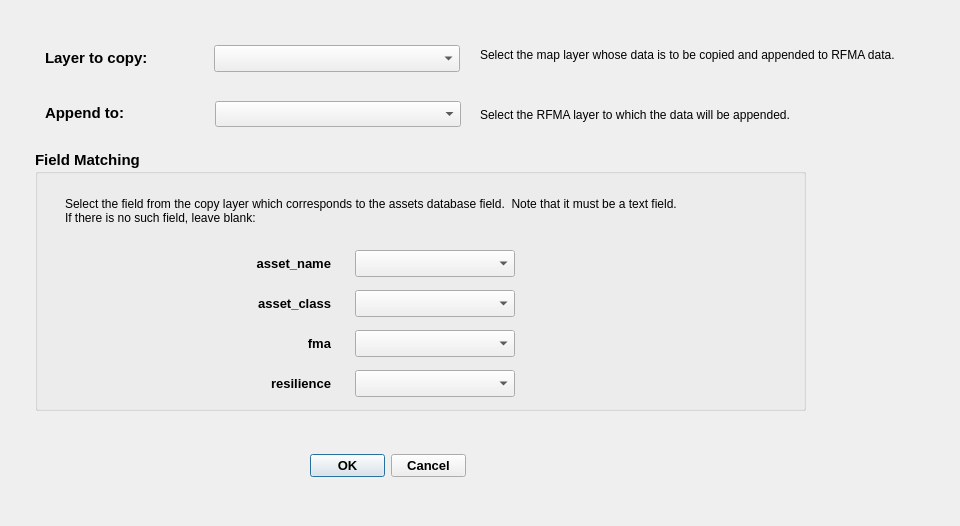
<?xml version="1.0" encoding="UTF-8"?>
<ui version="4.0">
 <class>AddAssetsDialog</class>
 <widget class="QDialog" name="AddAssetsDialog">
  <property name="geometry">
   <rect>
    <x>0</x>
    <y>0</y>
    <width>960</width>
    <height>526</height>
   </rect>
  </property>
  <property name="font">
   <font>
    <pointsize>11</pointsize>
   </font>
  </property>
  <property name="windowTitle">
   <string>Add existing assets data</string>
  </property>
  <widget class="QDialogButtonBox" name="buttonBox">
   <property name="geometry">
    <rect>
     <x>310</x>
     <y>450</y>
     <width>156</width>
     <height>32</height>
    </rect>
   </property>
   <property name="font">
    <font>
     <pointsize>10</pointsize>
     <weight>75</weight>
     <bold>true</bold>
    </font>
   </property>
   <property name="orientation">
    <enum>Qt::Horizontal</enum>
   </property>
   <property name="standardButtons">
    <set>QDialogButtonBox::Cancel|QDialogButtonBox::Ok</set>
   </property>
  </widget>
  <widget class="QgsMapLayerComboBox" name="cbx_map_layers">
   <property name="geometry">
    <rect>
     <x>214</x>
     <y>45</y>
     <width>246</width>
     <height>27</height>
    </rect>
   </property>
  </widget>
  <widget class="QLabel" name="label">
   <property name="geometry">
    <rect>
     <x>45</x>
     <y>45</y>
     <width>161</width>
     <height>26</height>
    </rect>
   </property>
   <property name="font">
    <font>
     <pointsize>11</pointsize>
     <weight>75</weight>
     <bold>true</bold>
    </font>
   </property>
   <property name="text">
    <string>Layer to copy:</string>
   </property>
  </widget>
  <widget class="QLabel" name="label_2">
   <property name="geometry">
    <rect>
     <x>45</x>
     <y>100</y>
     <width>161</width>
     <height>26</height>
    </rect>
   </property>
   <property name="font">
    <font>
     <pointsize>11</pointsize>
     <weight>75</weight>
     <bold>true</bold>
    </font>
   </property>
   <property name="text">
    <string>Append to:</string>
   </property>
  </widget>
  <widget class="QComboBox" name="cbx_postgis_tables">
   <property name="geometry">
    <rect>
     <x>215</x>
     <y>101</y>
     <width>246</width>
     <height>26</height>
    </rect>
   </property>
  </widget>
  <widget class="QGroupBox" name="groupBox">
   <property name="geometry">
    <rect>
     <x>35</x>
     <y>150</y>
     <width>771</width>
     <height>261</height>
    </rect>
   </property>
   <property name="font">
    <font>
     <weight>75</weight>
     <bold>true</bold>
    </font>
   </property>
   <property name="title">
    <string>Field Matching</string>
   </property>
   <widget class="QLabel" name="label_3">
    <property name="geometry">
     <rect>
      <x>30</x>
      <y>40</y>
      <width>681</width>
      <height>41</height>
     </rect>
    </property>
    <property name="font">
     <font>
      <pointsize>9</pointsize>
      <weight>50</weight>
      <bold>false</bold>
     </font>
    </property>
    <property name="text">
     <string>Select the field from the copy layer which corresponds to the assets database field.  Note that it must be a text field.
If there is no such field, leave blank:</string>
    </property>
   </widget>
   <widget class="QgsFieldComboBox" name="cbx_asset_name_field">
    <property name="geometry">
     <rect>
      <x>320</x>
      <y>100</y>
      <width>160</width>
      <height>27</height>
     </rect>
    </property>
   </widget>
   <widget class="QgsFieldComboBox" name="cbx_asset_fma_field">
    <property name="geometry">
     <rect>
      <x>320</x>
      <y>180</y>
      <width>160</width>
      <height>27</height>
     </rect>
    </property>
   </widget>
   <widget class="QgsFieldComboBox" name="cbx_asset_resilience_field">
    <property name="geometry">
     <rect>
      <x>320</x>
      <y>220</y>
      <width>160</width>
      <height>27</height>
     </rect>
    </property>
   </widget>
   <widget class="QgsFieldComboBox" name="cbx_asset_class_field">
    <property name="geometry">
     <rect>
      <x>320</x>
      <y>140</y>
      <width>160</width>
      <height>27</height>
     </rect>
    </property>
   </widget>
   <widget class="QLabel" name="label_4">
    <property name="geometry">
     <rect>
      <x>170</x>
      <y>105</y>
      <width>126</width>
      <height>16</height>
     </rect>
    </property>
    <property name="font">
     <font>
      <pointsize>10</pointsize>
      <weight>75</weight>
      <bold>true</bold>
     </font>
    </property>
    <property name="text">
     <string>asset_name</string>
    </property>
    <property name="alignment">
     <set>Qt::AlignRight|Qt::AlignTrailing|Qt::AlignVCenter</set>
    </property>
   </widget>
   <widget class="QLabel" name="label_5">
    <property name="geometry">
     <rect>
      <x>175</x>
      <y>145</y>
      <width>121</width>
      <height>16</height>
     </rect>
    </property>
    <property name="font">
     <font>
      <pointsize>10</pointsize>
      <weight>75</weight>
      <bold>true</bold>
     </font>
    </property>
    <property name="text">
     <string>asset_class</string>
    </property>
    <property name="alignment">
     <set>Qt::AlignRight|Qt::AlignTrailing|Qt::AlignVCenter</set>
    </property>
   </widget>
   <widget class="QLabel" name="label_6">
    <property name="geometry">
     <rect>
      <x>175</x>
      <y>185</y>
      <width>121</width>
      <height>16</height>
     </rect>
    </property>
    <property name="font">
     <font>
      <pointsize>10</pointsize>
      <weight>75</weight>
      <bold>true</bold>
     </font>
    </property>
    <property name="text">
     <string>fma</string>
    </property>
    <property name="alignment">
     <set>Qt::AlignRight|Qt::AlignTrailing|Qt::AlignVCenter</set>
    </property>
   </widget>
   <widget class="QLabel" name="label_7">
    <property name="geometry">
     <rect>
      <x>175</x>
      <y>225</y>
      <width>121</width>
      <height>16</height>
     </rect>
    </property>
    <property name="font">
     <font>
      <pointsize>10</pointsize>
      <weight>75</weight>
      <bold>true</bold>
     </font>
    </property>
    <property name="text">
     <string>resilience</string>
    </property>
    <property name="alignment">
     <set>Qt::AlignRight|Qt::AlignTrailing|Qt::AlignVCenter</set>
    </property>
   </widget>
  </widget>
  <widget class="QLabel" name="label_8">
   <property name="geometry">
    <rect>
     <x>480</x>
     <y>30</y>
     <width>446</width>
     <height>51</height>
    </rect>
   </property>
   <property name="font">
    <font>
     <pointsize>9</pointsize>
     <weight>50</weight>
     <bold>false</bold>
    </font>
   </property>
   <property name="text">
    <string>&lt;html&gt;&lt;head/&gt;&lt;body&gt;&lt;p&gt;Select the map layer whose data is to be copied and appended to RFMA data.&lt;/p&gt;&lt;/body&gt;&lt;/html&gt;</string>
   </property>
   <property name="wordWrap">
    <bool>true</bool>
   </property>
  </widget>
  <widget class="QLabel" name="label_9">
   <property name="geometry">
    <rect>
     <x>480</x>
     <y>90</y>
     <width>461</width>
     <height>51</height>
    </rect>
   </property>
   <property name="font">
    <font>
     <pointsize>9</pointsize>
     <weight>50</weight>
     <bold>false</bold>
    </font>
   </property>
   <property name="text">
    <string>&lt;html&gt;&lt;head/&gt;&lt;body&gt;&lt;p&gt;Select the RFMA layer to which the data will be appended.&lt;/p&gt;&lt;/body&gt;&lt;/html&gt;</string>
   </property>
   <property name="wordWrap">
    <bool>true</bool>
   </property>
  </widget>
  <zorder>groupBox</zorder>
  <zorder>buttonBox</zorder>
  <zorder>cbx_map_layers</zorder>
  <zorder>label</zorder>
  <zorder>label_2</zorder>
  <zorder>cbx_postgis_tables</zorder>
  <zorder>label_8</zorder>
  <zorder>label_9</zorder>
 </widget>
 <customwidgets>
  <customwidget>
   <class>QgsFieldComboBox</class>
   <extends>QComboBox</extends>
   <header>qgis.gui</header>
  </customwidget>
  <customwidget>
   <class>QgsMapLayerComboBox</class>
   <extends>QComboBox</extends>
   <header>qgis.gui</header>
  </customwidget>
 </customwidgets>
 <resources/>
 <connections>
  <connection>
   <sender>buttonBox</sender>
   <signal>accepted()</signal>
   <receiver>AddAssetsDialog</receiver>
   <slot>accept()</slot>
   <hints>
    <hint type="sourcelabel">
     <x>248</x>
     <y>254</y>
    </hint>
    <hint type="destinationlabel">
     <x>157</x>
     <y>274</y>
    </hint>
   </hints>
  </connection>
  <connection>
   <sender>buttonBox</sender>
   <signal>rejected()</signal>
   <receiver>AddAssetsDialog</receiver>
   <slot>reject()</slot>
   <hints>
    <hint type="sourcelabel">
     <x>316</x>
     <y>260</y>
    </hint>
    <hint type="destinationlabel">
     <x>286</x>
     <y>274</y>
    </hint>
   </hints>
  </connection>
 </connections>
</ui>
